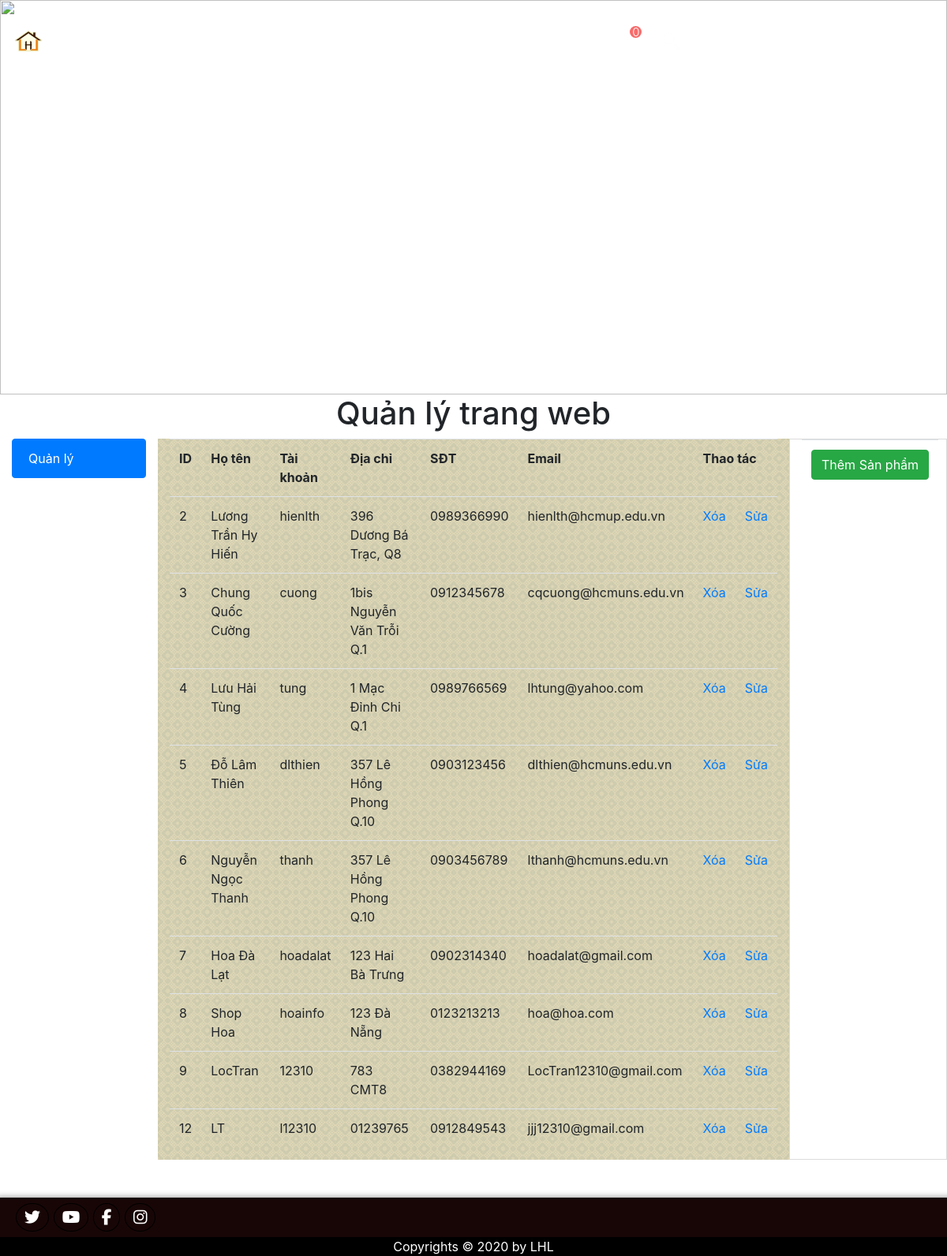
The app's page /Layout_Web/PDO/Manager/QuanLyAccount.php, older data.
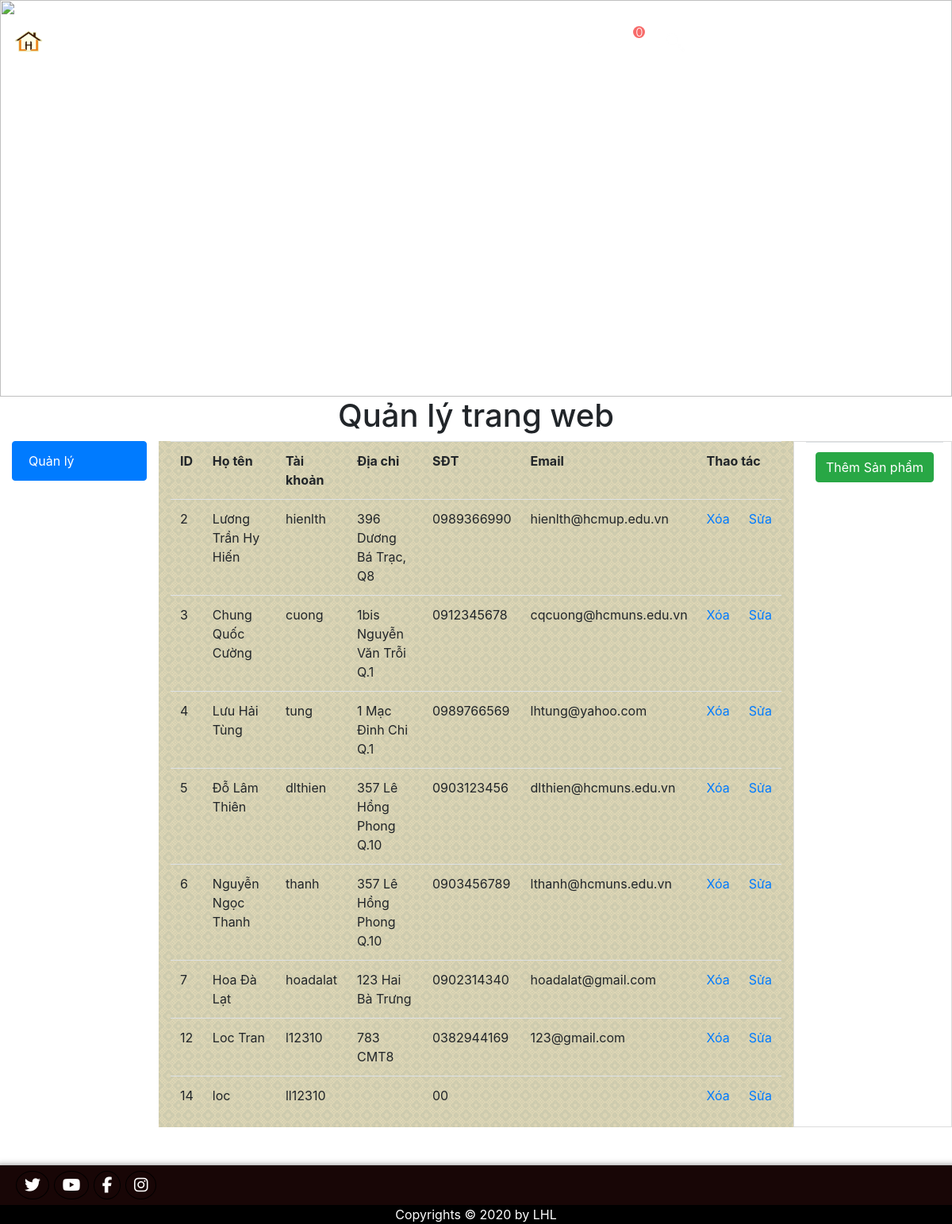
The same page, newer data.
### tables this page shows
CREATE TABLE `khachhang` (
  `MaKH` int(11) NOT NULL,
  `TenDN` varchar(20) NOT NULL,
  `MatKhau` varchar(32) NOT NULL,
  `HoTen` varchar(50) NOT NULL,
  `DiaChi` varchar(50) DEFAULT NULL,
  `DienThoai` int(11) DEFAULT NULL,
  `Email` varchar(30) DEFAULT NULL
);

### Layout_Web/PDO/Cart/MyCart.php (called while the page is built, shortened)
<?php
class Cart
{
	public static function Display()
	{
		@include_once("../DataProvider.php");
		@include_once("./DataProvider.php");
		$sum = 0;
        $somh = 0;
		$count = 0;
		$result = array(
			"SoMH" => $somh,
            "TongTien" => $sum,
			"Count" => $count,
		);
		return json_encode($result);
	}
}
?>

### Layout_Web/PDO/DataProvider.php (called while the page is built)
<?php
class DataProvider
{
	public static function ExecuteQuery($sql)
	{
		try{
			$dsn = "mysql:host=localhost;dbname=furniture";
			$dbh = new PDO($dsn, "root", "");
			$dbh->query("SET NAMES utf8");
			$result = $dbh->query($sql);
		}catch(Exception $ex){
			echo "Lỗi: ";
		}
		finally{
			$dbh = null;
		}
		return $result;
	}
}
?>

### Layout_Web/PDO/Manager/QuanLyAccount.php (the view, shortened to what this page needs)
<!DOCTYPE html>
<html lang="en">
<head>
    <link rel="stylesheet" href="../products.css">
    <link rel="stylesheet" type="text/css" href="../../css/manager.css">
    <link rel="stylesheet" href="https://maxcdn.bootstrapcdn.com/bootstrap/4.4.1/css/bootstrap.min.css">
    <link rel="stylesheet" href="https://use.fontawesome.com/releases/v5.6.3/css/all.css">
    <link rel="stylesheet" href="../../OwlCarousel2-2.3.4/src/js/owl.carousel.js">
    <link rel="stylesheet" href="../../OwlCarousel2-2.3.4/dist/assets/owl.carousel.min.css">
    <link rel="stylesheet" href="../../OwlCarousel2-2.3.4/dist/assets/owl.theme.green.min.css">
    <link rel="stylesheet" href="https://cdnjs.cloudflare.com/ajax/libs/animate.css/3.7.2/animate.min.css">
</head>
<?php
    include_once("../Cart/MyCart.php")
?>
<body>
    <div class="container-fluid menu pl-0 pr-0">
        <nav class="navbar navbar-expand-md  navbar11">
            <a class="navbar-brand " href="Home.html"><img src="../../img/LogoLHL.png" width="40px"></a>
            <div class="collapse navbar-collapse" id="collapsibleNavbar">
                <div class=" " style="margin:0px auto;">
                    <ul class="navbar-nav ">
                        <li class="nav-item">
                            <a class="nav-link ml-2" href="../Home.php">Trang Chủ <span></span></a>
                        </li>
                        <li class="nav-item">
                            <a class="nav-link ml-2" href="#"> <span></span>Liên Hệ</a>
                        </li>
                        <li class="nav-item">
                            <a class="nav-link ml-2" href="#"><span></span>Trợ Giúp</a>
                        </li>
                        <li class="nav-item dropdown">
                            <a class="nav-link ml-2" href="#" data-toggle="dropdown"><span></span>Sản Phẩm
                                <img src="../../img/icon/arrow-204-48.png" class="icon-product"/>
                            </a>
                        </li>
                        <li class="nav-item cart">
                            <a class="nav-link ml-2" href="../Cart/GioHang.php"><span></span>
                                <img src="../../img/icon/cart-78-32.png" width="25px"><div class="bh-nb"><div class="nb-pds">
                                <?php
                                    $sum = json_decode(Cart::Display());
                                    echo $sum->Count;
                                ?></div></div>
                            </a>
                        </li>
                        <li class="nav-item ">
                            <a class="nav-link ml-2" href="#" data-toggle="modal" data-target=".bd-example-modal-lg"><span></span>
                                <img src="../../img/icon/search-3-48.png" width="25px"/>
                            </a>
                        </li>
                        <li class="nav-item dropdown">
                            <a class="nav-link ml-2" href="#" data-toggle="dropdown"><span></span>
                                <img src="../../img/icon/user-32.png" width="25px">
                            </a>
                        </li>
                    </ul>
                </div>
            </div>
        </nav>
    </div>
 <div class="">
        <div class=""><img src="https://demo.goodlayers.com/inteco/wp-content/uploads/2018/09/shutterstock_543421996.jpg" alt="" class=" img-fluid-1"></div>
    </div>
<div id="txtFist">
    <h1>Quản lý trang web</h1>
    <div class="container-fluid " id="managerpro">
        <div class="row">
            <div class="col-2" id="leftcot">
                <div class="list-group">
                    <span href="#" class="list-group-item list-group-item-action active">Quản lý</span>
                </div>
            </div>
            <div class="col-8" id="centercot">
                <table class="table table-hover">
                    <tr>
                        <th scope="col">ID</th>
                        <th scope="col">Họ tên</th>
                        <th scope="col">Tài khoản</th>
                        <th scope="col">Địa chỉ</th>
                        <th scope="col">SĐT</th>
                        <th scope="col">Email</th>
                        <th scope="col" colspan="2">Thao tác</th>
                    </tr>
                    <?php
                        include_once("../DataProvider.php");
                        $sql = "SELECT * FROM khachhang";
                        $result = DataProvider::ExecuteQuery($sql);
                        while($row = $result->fetch())
                        {
                    ?>
                    <tr>
                        <td><?= $row['MaKH'] ?></td>
                        <td><?= $row['HoTen'] ?></td>
                        <td><?= $row['TenDN'] ?></td>
                        <td><?= $row['DiaChi'] ?></td>
                        <td><?= "0".$row['DienThoai'] ?></td>
                        <td><?= $row['Email'] ?></td>
                        <td><a href="QuanLyAccount.php?delete=<?= $row['MaKH'] ?> "onclick="return confirm('Bạn Có Chắc Muốn Xóa');" >Xóa</a></td>
                        <td><a href="edit_user.php?edit=<?= $row['MaKH'] ?> " >Sửa</a></td>
                    </tr>
                    <?php }?>
                </table>
            </div>
            <div class="col-md-2 col-sm-3 col-xs-12" id="rightcot">
                <table class="table table-hover">
                    <tr><td scope="col" ><a href="Add_product.php"> <input type="button" class="btn btn-success btn-block"  value="Thêm Sản phẩm"></a></td></tr>
                </table>
            </div>
        </div>
    </div>
</div>
<div class="mt-5" style="background-color:rgb(24, 6, 6); border: none;padding: 10px;box-shadow: 5px 10px 8px 10px #888888; ">
    <div style="font-size: 20px; margin-left: 10px;">
        <a href="# " style=" border-radius:100%;border: 1px solid black;padding: 5px 10px;color: white;"><i class="fab fa-twitter "></i></a>
        <a href="# " style=" border-radius:100%;border: 1px solid black;padding: 5px 10px;color: white;"><i class=" fab fa-youtube "></i></a>
        <a href="# " style=" border-radius:100%;border: 1px solid black;padding: 5px 10px;color: white; "><i class="fab fa-facebook-f "></i></a>
        <a href="# " style=" border-radius:100%;border: 1px solid black;padding: 5px 10px; color: white;"><i class=" fab fa-instagram "></i></a>
    </div>
</div>
<footer style="text-align: center;background-color: black ">
    <h7 style="color: white; ">Copyrights © 2020 by LHL</h7>
</footer>
    <?php
    include_once("../DataProvider.php");
?>
</body>
</html>

### Layout_Web/PDO/products.css (style rules this page uses)
* { margin: 0 auto; padding: 0; font-family: -apple-system, BlinkMacSystemFont, 'Segoe UI', Roboto, Oxygen, Ubuntu, Cantarell, 'Open Sans', 'Helvetica Neue', sans-serif; }
.menu { position: fixed; width: 100%; height: 0 !important; z-index: 999999; }
.navbar11 { width: 100%; padding: 20px 20px; background-color: rgb(224, 219, 219, 0); position: absolute; top: 20px; left: 0; z-index: 999; margin: 0 auto; }
.nav-item .nav-link { font-family: sans-serif; font-size: 15px; color: white; font-weight: 300; text-transform: uppercase; margin: 0px 10px; position: relative; }
.navbar-brand { font-size: 20px; }
.img-fluid-1 { position: relative; width: 100%; height: 500px; }
.navbar-nav .nav-item .bh-nb { position: absolute; text-align: center; top: 0px; right: 0px; line-height: 100%; min-width: 15px; height: 15px; background-color: #f76b6a; border-radius: 50%; }
.icon-product { width: 8px; margin-left: 2px; opacity: 0.3; }
#collapsibleNavbar .navbar-nav .nav-item a { display: block; }
#collapsibleNavbar .navbar-nav .nav-item a { overflow: hidden; position: relative; }

### Layout_Web/css/manager.css (style rules this page uses)
* { margin: 0 auto; padding: 0; font-family: -apple-system, BlinkMacSystemFont, 'Segoe UI', Roboto, Oxygen, Ubuntu, Cantarell, 'Open Sans', 'Helvetica Neue', sans-serif; }
.menu { position: fixed; width: 100%; height: 0 !important; z-index: 999999; }
.navbar11 { width: 100%; padding: 20px 20px; background-color: rgb(224, 219, 219, 0); position: absolute; top: 20px; left: 0; z-index: 999; margin: 0 auto; }
.nav-item .nav-link { font-family: sans-serif; font-size: 15px; color: white; font-weight: 300; text-transform: uppercase; margin: 0px 10px; position: relative; }
.navbar-brand { font-size: 20px; }
.img-fluid-1 { position: relative; width: 100%; height: 500px; }
.navbar-nav .nav-item .bh-nb { position: absolute; text-align: center; top: 0px; right: 0px; line-height: 100%; min-width: 15px; height: 15px; background-color: #f76b6a; border-radius: 50%; }
.icon-product { width: 8px; margin-left: 2px; opacity: 0.3; }
#collapsibleNavbar .navbar-nav .nav-item a { display: block; }
#collapsibleNavbar .navbar-nav .nav-item a { overflow: hidden; position: relative; }
#leftcot { height: 80vh; }
#centercot { background-image: url("../img/Item/bg12.png"); }
#rightcot { border: 1px solid gainsboro; }
h1 { text-align: center; }

Row changes from the older to the newer data that the page shows:
removed khachhang: MaKH "8", HoTen "Shop Hoa", TenDN "hoainfo", DiaChi "123 Đà Nẵng", DienThoai "123213213", Email "hoa@hoa.com"
removed khachhang: MaKH "9", HoTen "LocTran", TenDN "12310", DiaChi "783 CMT8", DienThoai "382944169", Email "LocTran12310@gmail.com"
changed khachhang id 12: HoTen "LT" → "Loc Tran"; DiaChi "01239765" → "783 CMT8"; DienThoai "912849543" → "382944169"; Email "jjj12310@gmail.com" → "123@gmail.com"
added khachhang: MaKH "14", HoTen "loc", TenDN "ll12310", DienThoai "0"
